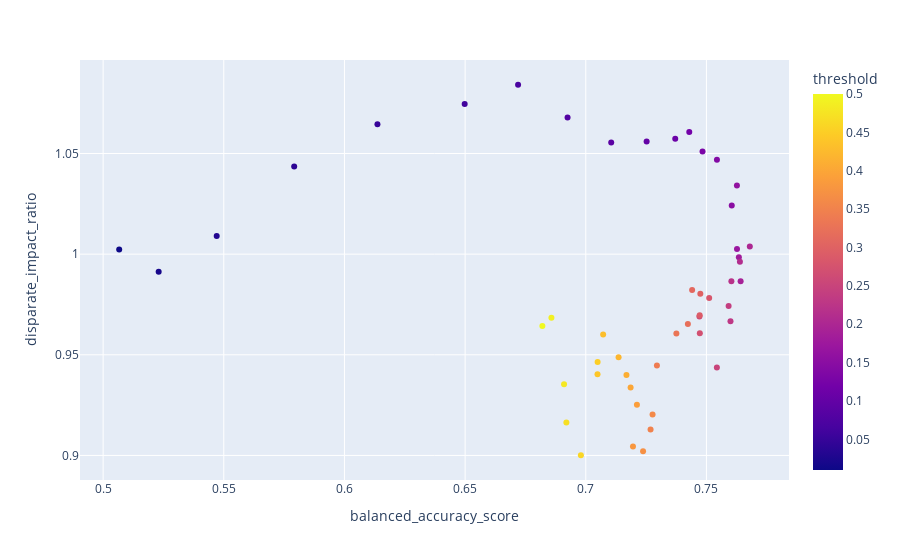

Here is the notebook cell this chart was saved with:
### Code cell
fig = px.scatter(df_metrics, x='balanced_accuracy_score', y='disparate_impact_ratio', color='threshold', hover_data=["threshold"])
fig.show()

### Figure 1 — Plotly figure (JSON) as saved in the notebook; plotly's stock layout.template omitted (floating-point values rounded to 4 significant figures)
{"data": [{"customdata": [[0.01], [0.02], [0.03], [0.04], [0.05], [0.06], [0.07], [0.08], [0.09], [0.1], [0.11], [0.12], [0.13], [0.14], [0.15], [0.16], [0.17], [0.18], [0.19], [0.2], [0.21], [0.22], [0.23], [0.24], [0.25], [0.26], [0.27], [0.28], [0.29], [0.3], [0.31], [0.32], [0.33], [0.34], [0.35], [0.36], [0.37], [0.38], [0.39], [0.4], [0.41], [0.42], [0.43], [0.44], [0.45], [0.46], [0.47], [0.48], [0.49], [0.5]], "hovertemplate": "balanced_accuracy_score=%{x}<br>disparate_impact_ratio=%{y}<br>threshold=%{marker.color}<extra></extra>", "legendgroup": "", "marker": {"color": [0.01, 0.02, 0.03, 0.04, 0.05, 0.06, 0.07, 0.08, 0.09, 0.1, 0.11, 0.12, 0.13, 0.14, 0.15, 0.16, 0.17, 0.18, 0.19, 0.2, 0.21, 0.22, 0.23, 0.24, 0.25, 0.26, 0.27, 0.28, 0.29, 0.3, 0.31, 0.32, 0.33, 0.34, 0.35, 0.36, 0.37, 0.38, 0.39, 0.4, 0.41, 0.42, 0.43, 0.44, 0.45, 0.46, 0.47, 0.48, 0.49, 0.5], "coloraxis": "coloraxis", "symbol": "circle"}, "mode": "markers", "name": "", "orientation": "v", "showlegend": false, "type": "scatter", "x": [0.5067, 0.523, 0.5471, 0.5792, 0.6137, 0.6498, 0.672, 0.6925, 0.7105, 0.7252, 0.7371, 0.7429, 0.7484, 0.7544, 0.7605, 0.7626, 0.7627, 0.7634, 0.7642, 0.768, 0.7639, 0.7603, 0.76, 0.7592, 0.7543, 0.7471, 0.7473, 0.7511, 0.7472, 0.7475, 0.7441, 0.7423, 0.7375, 0.7295, 0.7268, 0.7277, 0.7237, 0.7196, 0.7212, 0.7186, 0.7169, 0.7136, 0.7072, 0.7049, 0.7049, 0.698, 0.692, 0.691, 0.6858, 0.682], "xaxis": "x", "y": [1.002, 0.9912, 1.009, 1.044, 1.065, 1.075, 1.084, 1.068, 1.056, 1.056, 1.057, 1.061, 1.051, 1.047, 1.024, 1.034, 1.003, 0.9984, 0.9866, 1.004, 0.9962, 0.9866, 0.9667, 0.9742, 0.9437, 0.969, 0.9607, 0.9782, 0.9696, 0.9803, 0.9822, 0.9653, 0.9606, 0.9447, 0.9129, 0.9204, 0.9021, 0.9044, 0.9252, 0.9337, 0.9399, 0.9488, 0.9601, 0.9403, 0.9464, 0.9001, 0.9164, 0.9354, 0.9684, 0.9643], "yaxis": "y"}], "layout": {"coloraxis": {"colorbar": {"title": {"text": "threshold"}}, "colorscale": [[0, "#0d0887"], [0.1111, "#46039f"], [0.2222, "#7201a8"], [0.3333, "#9c179e"], [0.4444, "#bd3786"], [0.5556, "#d8576b"], [0.6667, "#ed7953"], [0.7778, "#fb9f3a"], [0.8889, "#fdca26"], [1, "#f0f921"]]}, "legend": {"tracegroupgap": 0}, "margin": {"t": 60}, "xaxis": {"anchor": "y", "domain": [0, 1], "title": {"text": "balanced_accuracy_score"}}, "yaxis": {"anchor": "x", "domain": [0, 1], "title": {"text": "disparate_impact_ratio"}}}}
